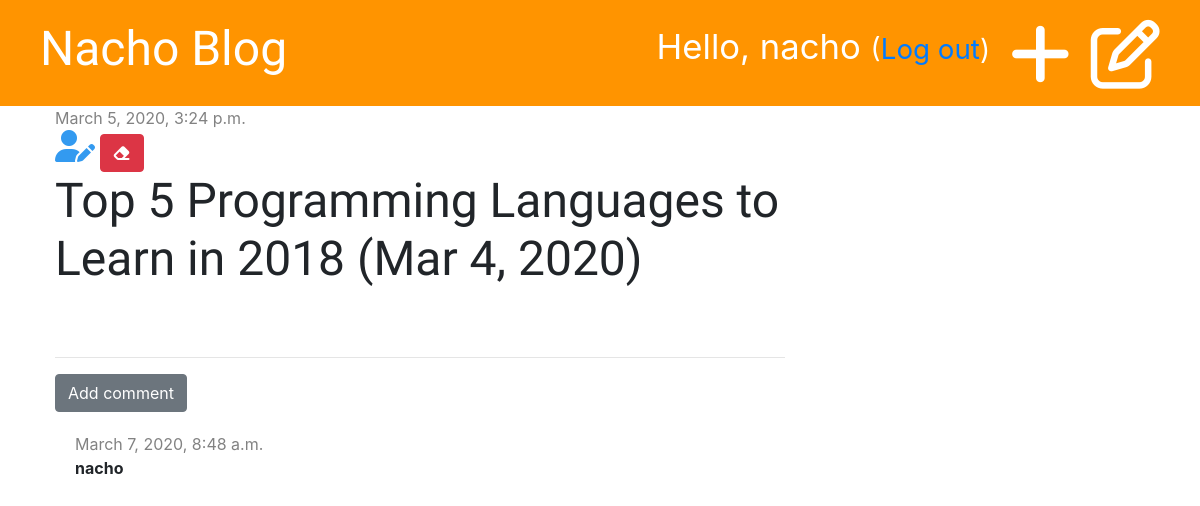
Page /post/2/ (signed in) on the committed database.
### blog/models.py (models this page shows, shortened)
class Post(models.Model):
    author = models.ForeignKey('auth.User', on_delete=models.CASCADE)
    title = models.CharField(max_length=200)
    text = models.TextField()
    created_date = models.DateTimeField(default=timezone.now)
    published_date = models.DateTimeField(blank=True, null=True)

class Comment(models.Model):
    post = models.ForeignKey('blog.Post', on_delete=models.CASCADE, related_name='comments')
    author = models.CharField(max_length=200)
    text = models.TextField()
    created_date = models.DateTimeField(default=timezone.now)
    approved = models.BooleanField(default=False)

### blog/views.py (the view)
# urls.py: path('post/<int:pk>/', views.post_detail, name='post_detail'),
def post_detail(request, pk):
    post = get_object_or_404(Post, pk=pk)
    stuff_for_frontend = {'post': post}
    return render(request, 'blog/post_detail.html', stuff_for_frontend)

### blog/templatetags/markdownify.py (called while the page is built)
@register.filter
def markdown(value):
    renderer = HighlightRenderer()
    markdown = mistune.Markdown(renderer=renderer)
    return markdown(value)

### blog/templates/blog/post_detail.html (shortened to what this page needs)
{% extends 'blog/base.html' %}
{% load markdownify %}
{% block content %}
    <div class="post">
        {% if post.published_date %}
            <div class="date">
                {{ post.published_date }}
            </div>
        {% else %}
            <a href="{% url 'post_publish' pk=post.pk %}" class="btn btn-primary">Publish</a>
        {% endif %}
        {% if user.is_authenticated %}
            <a href="{% url 'post_edit' pk=post.pk %}"><i class="fas fa-user-edit fa-2x" style="color: #339af0"></i></a>
            <a href="{% url 'post_delete' pk=post.pk %}" class="btn btn-danger"
                onclick="return confirm('Are you sure you want to delete this post?')">
                <i class="fas fa-eraser"></i>
            </a>
        {% endif %}
        <h1>{{ post.title }}</h1>
    </div>
    <hr>
    <a href="{% url 'add_comment_to_post' pk=post.pk %}" class="btn btn-secondary">Add comment</a>
    {% for comment in post.comments.all %}
        {% if user.is_authenticated or comment.approved %}
            <div class="comment">
                <div class="date">
                    {{ comment.created_date }}
                </div>
                <strong>{{ comment.author }}</strong>
            </div>
        {% endif %}
    {% empty %}
        <p>No comments yet...</p>
    {% endfor %}
{% endblock %}

### blog/templates/blog/base.html (shortened to what this page needs)
{% load static %}
<!DOCTYPE html>
<html lang="en">
<head>
    <link rel="stylesheet" href="https://stackpath.bootstrapcdn.com/bootstrap/4.3.1/css/bootstrap.min.css">
    <link rel="stylesheet" href="{% static 'css/blog.css' %}">
    <link rel="stylesheet" href="{% static 'css/zenburn.css' %}">
</head>
<body>
    <div class="page-header">
        {% if user.is_authenticated %}
            <a href="{% url 'post_draft_list' %}" class="top-menu"><i class="far fa-edit fa-2x"></i></a>
            <a href="{% url 'post_new' %}" class="top-menu"><i class="fas fa-plus fa-2x"></i></a>
            <p class="top-menu">Hello, {{user.username }} <small>(<a href="{% url 'logout' %}">Log out</a>)</small></p>
        {% else %}
        <a href="{% url 'login' %}" class="top-menu"><i class="fas fa-signature fa-2x"></i></a>
        {% endif %}
        <h1><a href="{% url "post_list" %}">Nacho Blog</a></h1>
    </div>
    <div class="content container">
        <div class="row">
            <div class="col-md-8">
                {% block content %}
                {% endblock %}
            </div>
        </div>
    </div>
</body>
</html>

### blog/static/css/blog.css (style rules this page uses)
.page-header { background-color: #ff9400; margin-top: 0; padding: 20px 20px 20px 40px; }
.page-header h1, .page-header h1 a { color: #ffffff; font-size: 36pt; text-decoration: none; }
.content { margin-left: 40px; }
h1, h2, h3, h4 { font-family: 'Tangerine', 'Inconsolata', 'Droid Sans', serif; font-size: 48px; }
.date { color: #828282; }
.post { margin-bottom: 70px; }
.top-menu, .top-menu:hover { color: #ffffff; float: right; font-size: 26pt; margin-right: 20px; }
.comment { margin: 20px 0px 20px 20px; }

### rows in the picture
Post: published_date "March 5, 2020, 3:24 p.m.", title "Top 5 Programming Languages to Learn in 2018 (Mar 4, 2020)"
Comment: created_date "March 7, 2020, 8:48 a.m.", author "nacho"

### other values in the picture
{{ user.username }} "nacho"
